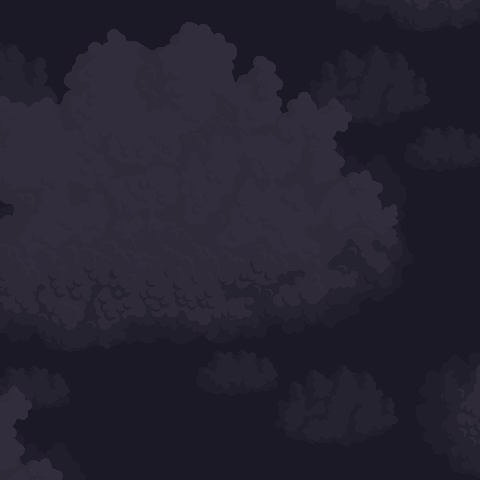

A level layout from a 2D game, rendered from its tile map. Below: a short description, then the map file with tile-grid data replaced by summaries:
An orthogonal 30x30 tile map with 16x16 px tiles, 4 tile layers (Back, Back1, Back2, Tile Layer 4), 2 tilesets.

<map version="1.10" tiledversion="1.11.2" orientation="orthogonal" renderorder="right-down" compressionlevel="0" width="30" height="30" tilewidth="16" tileheight="16" infinite="0" nextlayerid="14" nextobjectid="15">
 <properties>
  <property name="AmbientLight" value="110 110 110" />
  <property name="Light" value="7 3 6 3 9 6 6 3 4 1 3 4 10 3 4 7 8 4" />
  <property name="Warp" value="3 10 Beach 49 11" />
 </properties>
 <tileset firstgid="1" name="MapStuffs" tilewidth="16" tileheight="16" tilecount="220" columns="20">
  <image source="MapStuffs.png" width="320" height="176" />
 </tileset>
 <tileset firstgid="221" name="StormClouds" tilewidth="16" tileheight="16" tilecount="1088" columns="32">
  <image source="StormClouds.png" width="512" height="544" />
 </tileset>
 <layer id="12" name="Back" width="30" height="30">
  <data>[900 cells, 900 non-empty, 1 distinct tile ids]</data>
 </layer>
 <layer id="1" name="Back1" width="30" height="30">
  <data>[900 cells, 259 non-empty, 195 distinct tile ids]</data>
 </layer>
 <layer id="11" name="Back2" width="30" height="30">
  <data>[900 cells, 567 non-empty, 567 distinct tile ids]</data>
 </layer>
 <layer id="13" name="Tile Layer 4" width="30" height="30">
  <data>[900 cells, 20 non-empty, 20 distinct tile ids]</data>
 </layer>
</map>
